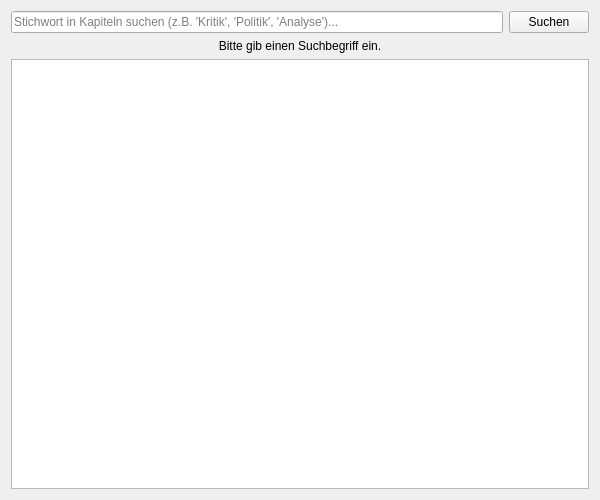
<?xml version="1.0" encoding="UTF-8"?>
<ui version="4.0">
 <class>SearchWidgetTree</class>
 <widget class="QWidget" name="SearchWidgetTree">
  <property name="geometry">
   <rect>
    <x>0</x>
    <y>0</y>
    <width>600</width>
    <height>500</height>
   </rect>
  </property>
  <property name="windowTitle">
   <string>Erweiterte Suche</string>
  </property>
  <layout class="QVBoxLayout" name="main_layout">
   <item>
    <layout class="QHBoxLayout" name="search_layout">
     <item>
      <widget class="QLineEdit" name="search_widget_tree_input">
       <property name="placeholderText">
        <string>Stichwort in Kapiteln suchen (z.B. 'Kritik', 'Politik', 'Analyse')...</string>
       </property>
      </widget>
     </item>
     <item>
      <widget class="QPushButton" name="search_widget_tree_button">
       <property name="toolTip">
        <string>Suche starten (Enter)</string>
       </property>
       <property name="text">
        <string>Suchen</string>
       </property>
       <property name="icon">
        <iconset resource="../../resources/icons.qrc">
         <normaloff>:/icons/search-visual.svg</normaloff>:/icons/search-visual.svg</iconset>
       </property>
      </widget>
     </item>
    </layout>
   </item>
   <item>
    <widget class="QLabel" name="search_widget_tree_status_label">
     <property name="text">
      <string>Bitte gib einen Suchbegriff ein.</string>
     </property>
     <property name="alignment">
      <set>Qt::AlignmentFlag::AlignCenter</set>
     </property>
    </widget>
   </item>
   <item>
    <widget class="QTreeView" name="search_widget_tree_results">
     <property name="editTriggers">
      <set>QAbstractItemView::EditTrigger::NoEditTriggers</set>
     </property>
     <property name="alternatingRowColors">
      <bool>true</bool>
     </property>
     <property name="selectionBehavior">
      <enum>QAbstractItemView::SelectionBehavior::SelectRows</enum>
     </property>
     <property name="sortingEnabled">
      <bool>true</bool>
     </property>
    </widget>
   </item>
  </layout>
 </widget>
 <resources>
  <include location="../../resources/icons.qrc"/>
 </resources>
 <connections/>
</ui>
